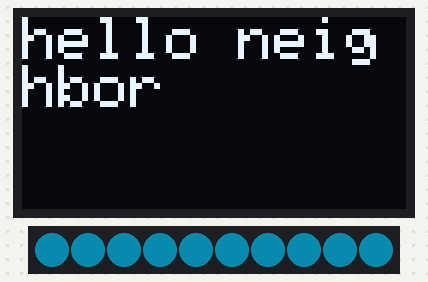
Recording of a sketch running on a simulated ESP8266 (NodeMCU). On the bench: 128×64 one-colour display, 10 RGB LEDs in strip order, left to right. Dim RGB values are drawn brighter than linear; random numbers use the default seed unless the sketch sets one; what the sketch prints to the serial monitor is not drawn.

Above: at 0.1 s.

The sketch:

sharkbase.ino
```cpp
int bigbluebutton = D10;
int ledpin = D4;

#include <Wire.h>
#include <Adafruit_GFX.h>
#include <Adafruit_SSD1306.h>

#define SCREEN_WIDTH 128
#define SCREEN_HEIGHT 64   // use 32 if your display is the 128x32 variant
#define OLED_RESET -1      // no reset pin used
#define SCREEN_ADDRESS 0x3C  // common address; try 0x3D if this doesn't work

Adafruit_SSD1306 display(SCREEN_WIDTH, SCREEN_HEIGHT, &Wire, OLED_RESET);

#include <Adafruit_NeoPixel.h>

#define LED_PIN    ledpin
#define LED_COUNT  10

Adafruit_NeoPixel strip(LED_COUNT, LED_PIN, NEO_GRB + NEO_KHZ800);

#include <random>

int randomlight = rand() % 5;


void setup() {
  // put your setup code here, to run once:
  Serial.begin(115200); //set up serial
  //setup serial for UART
  Serial1.begin(115200);

  //set up inputs
  pinMode(bigbluebutton, INPUT);

  Serial.begin(9600);

  //screen shenanigans
  if (!display.begin(SSD1306_SWITCHCAPVCC, SCREEN_ADDRESS)) {
    Serial.println("SSD1306 no worky bruh");
    while (1); // halt
  }

  display.clearDisplay();
  display.setTextSize(2);
  display.setTextColor(SSD1306_WHITE);
  display.setCursor(0, 0);
  display.println("hello neighbor"); //print to the display with this function
  display.display();


  //led stuff
  strip.begin();
  strip.setBrightness(50); // 0-255, keep it modest to start
  strip.show(); // initialize all off

  // fill with a color to test
  for (int i = 0; i < LED_COUNT; i++) {
    strip.setPixelColor(i, strip.Color(13, 203, 255)); // im blue da boo dee da boo die
  }
  strip.show();


}

void loop() {
  // put your main code here, to run repeatedly:
  // send signal to blahaj
  /*
  if (randomlight = 1) {
      Serial1.println("LIGHTON+LEFT");
      Serial.println("ping!");
    } else if (randomlight = 2) {
      Serial1.println("LIGHTON+RIGHT");
      Serial.println("ping!");
    } else if (randomlight = 3) {
      Serial1.println("LIGHTON+UP");
      Serial.println("ping!");
    }else if (randomlight = 4) {
      Serial1.println("LIGHTON+DOWN");
      Serial.println("ping!");
    }

  //wait until a signal is given
  if (Serial1.available()) {
    String message = Serial1.readStringUntil('\n');
    message.trim();
    Serial.print("Received: ");
    Serial.println(message);

    //send signal to
    if (message == "LEFT") { //player hit the left button
      // trigger whatever you want here — NeoPixels, OLED, etc.
      Serial.println("they hit left AHHHHH");
    }
  }
  */

  //make random light to start
  Serial1.println("LIGHTON+LEFT"); //pong
  Serial.println("17 38. ay wasup hello");

  delay(5000);
}
```
